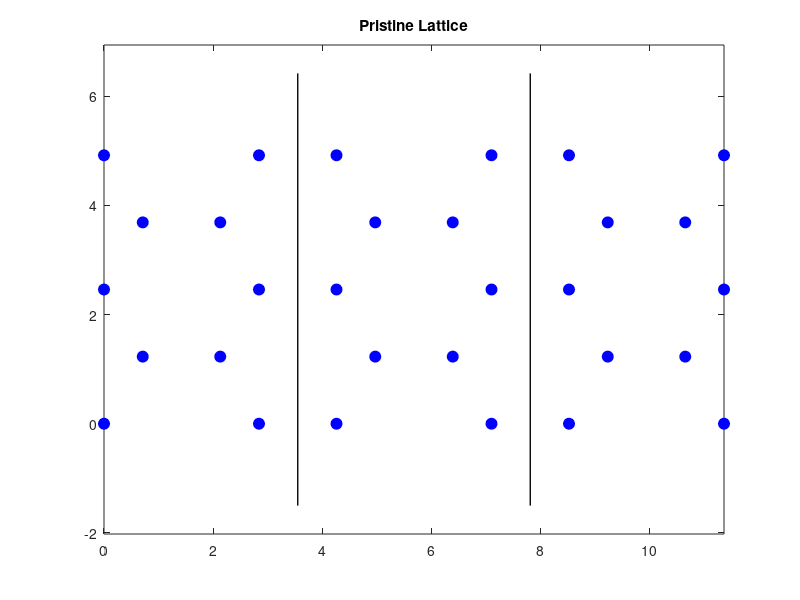
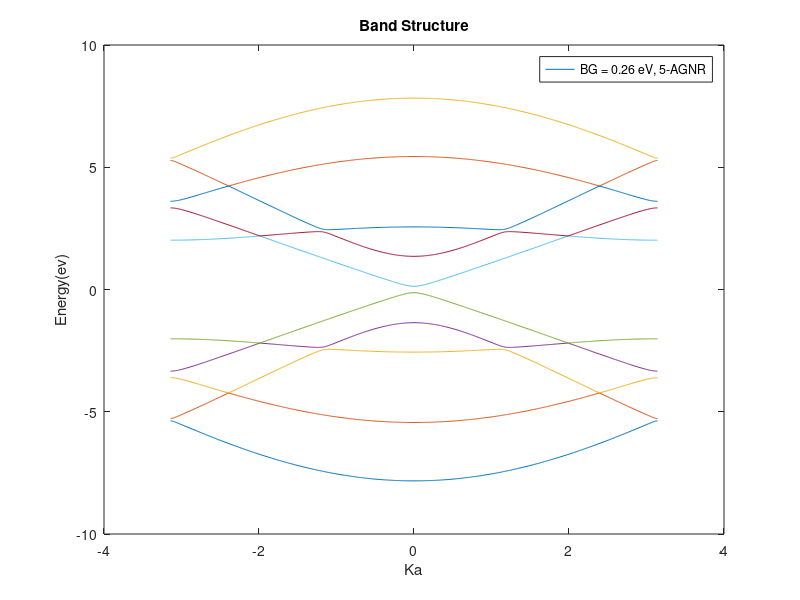

MATLAB code to generate these figures, in order:
clc;
fprintf('\t\t\tARMCHAIR GRAPHENE NANORIBBON (E-K Diagram)\n\n\n');

n = input('Enter number of atoms in each ring of AGNR: ');  % Number of atoms at each ring of AGNR
N_Ring_Unit = 2;     % Number of rings

N_Total_Plot = (n*N_Ring_Unit*3);    % Number of atoms
%Distances:
a0 = 1.42;      % Lattice Constant (in Angstrom)
d1=a0;          % First-neighbours distance = a0
d2=2.45951214;  % Second-neighbours distance = a0*sqrt(3)
d3=2.84;        % Third-neighbours distance = (2*a0)
mrg = 0.01;    % Margin
% Hopping Parameters
eps=0;       % On site potential for Carbon
t1=-2.65;       % First-neighbour interaction potential
t2=0;        % Second-neighbour interaction potential
t3=-0.27;           % Third-neighbour interaction potential
D_w = (n-1)*(a0*sqrt(3)/2);   % Ribbon width
Unit_L = N_Ring_Unit*1.5*a0;
fprintf('Ribbon Width = %.2f nm\n\n',D_w/10);
fprintf('Generating atoms sites...');
atom_x=zeros(1,N_Total_Plot);     % X site of atoms
atom_y=zeros(1,N_Total_Plot);     % Y site of atoms
if mod(n,2) == 0
    for j=1:(N_Ring_Unit/2)*3
        for i=1:n/2
            atom_x(2*(i-1)+1 +(j-1)*2*n)=0 + (j-1)*d1*3;       atom_x(2*i +(j-1)*2*n)=d1/2 + (j-1)*d1*3;
            atom_y(2*(i-1)+1 +(j-1)*2*n)=(i-1)*d1*sqrt(3);     atom_y(2*i +(j-1)*2*n)=(i-.5)*d1*sqrt(3);
            
            atom_x(2*(i-1)+1 +n +(j-1)*2*n)=d1*2 + (j-1)*d1*3;    atom_x(2*i +n +(j-1)*2*n)=d1*1.5 + (j-1)*d1*3;
            atom_y(2*(i-1)+1 +n +(j-1)*2*n)=(i-1)*d1*sqrt(3);     atom_y(2*i +n +(j-1)*2*n)=(i-.5)*d1*sqrt(3);
        end
    end
else
    for j=1:(N_Ring_Unit/2)*3
        for i=1:n/2
            atom_x(2*(i-1)+1 +(j-1)*2*n)=0 + (j-1)*d1*3;       atom_x(2*i +(j-1)*2*n)=d1/2 + (j-1)*d1*3;
            atom_y(2*(i-1)+1 +(j-1)*2*n)=(i-1)*d1*sqrt(3);     atom_y(2*i +(j-1)*2*n)=(i-.5)*d1*sqrt(3);
            
            atom_x(2*(i-1)+1 +n +(j-1)*2*n)=d1*2 + (j-1)*d1*3;    atom_x(2*i +n +(j-1)*2*n)=d1*1.5 + (j-1)*d1*3;
            atom_y(2*(i-1)+1 +n +(j-1)*2*n)=(i-1)*d1*sqrt(3);     atom_y(2*i +n +(j-1)*2*n)=(i-.5)*d1*sqrt(3);
        end
        
        atom_x(n +(j-1)*2*n)=0 + (j-1)*d1*3;
        atom_y(n +(j-1)*2*n)=(floor(n/2))*d1*sqrt(3);
        
        atom_x(2*n +(j-1)*2*n)=d1*2 + (j-1)*d1*3;
        atom_y(2*n +(j-1)*2*n)=(floor(n/2))*d1*sqrt(3);
    end
end
%Plotting atoms
for i=1:N_Total_Plot
    plot(atom_x(i),atom_y(i),'o','MarkerSize',8,'MarkerEdgeColor','b','MarkerFaceColor',[0,0,1]);hold on;
    axis equal;
end
title('Pristine Lattice');
%Plot borders of unit cells
line([(Unit_L - 0.5*d1) (Unit_L - 0.5*d1)],[-1.5 (D_w+1.5)],'Color','k','LineWidth',1);
line([(2*Unit_L - 0.5*d1) (2*Unit_L - 0.5*d1)],[-1.5 (D_w+1.5)],'Color','k','LineWidth',1);
fprintf('\t\t\t-> Done!\n\n');
fprintf('Making Hamiltonians...');
N_Unit = n*N_Ring_Unit; % The number of atoms in each unit cell
atom_x0 = zeros(1,N_Unit);
atom_y0 = zeros(1,N_Unit);
atom_xl = zeros(1,N_Unit);
atom_yl = zeros(1,N_Unit);
atom_xr = zeros(1,N_Unit);
atom_yr = zeros(1,N_Unit);
H0=zeros(N_Unit,N_Unit);
HL=zeros(N_Unit,N_Unit);
HR=zeros(N_Unit,N_Unit);
% Fill left, middle and right unit cells
for i=1:N_Unit
    atom_xl(i)=atom_x(i);
    atom_yl(i)=atom_y(i);
end
for i=1:N_Unit
    atom_x0(i)=atom_x(i+N_Unit);
    atom_y0(i)=atom_y(i+N_Unit);
end
for i=1:N_Unit
    atom_xr(i)=atom_x(i+2*N_Unit);
    atom_yr(i)=atom_y(i+2*N_Unit);
end
%H0
for j=1:N_Unit
    for i=1:N_Unit
        
        distance = sqrt( (atom_x0(j)-atom_x0(i))^2 + (atom_y0(j)-atom_y0(i))^2 );
        
        if  distance < mrg
            H0(j,i) = eps;
            
        elseif (d1-mrg<distance) && (distance<d1+mrg)
            H0(j,i) = t1;
            
        elseif (d2-mrg<distance) && (distance<d2+mrg)
            H0(j,i) = t2;
            
        elseif (d3-mrg<distance) && (distance<d3+mrg)
            H0(j,i) = t3;
            
        else
            H0(j,i) = 0;
        end
    end
end
%HL
for j=1:N_Unit
    for i=1:N_Unit
        
        distance = sqrt( (atom_x0(j)-atom_xl(i))^2 + (atom_y0(j)-atom_yl(i))^2 );
        
        if  distance < mrg
            HL(j,i) = eps;
            
        elseif (d1-mrg<distance) && (distance<d1+mrg)
            HL(j,i) = t1;
            
        elseif (d2-mrg<distance) && (distance<d2+mrg)
            HL(j,i) = t2;
            
        elseif (d3-mrg<distance) && (distance<d3+mrg)
            HL(j,i) = t3;
            
        else
            HL(j,i) = 0;
        end
    end
end
%HR
for j=1:N_Unit
    for i=1:N_Unit
        
        distance = sqrt( (atom_x0(j)-atom_xr(i))^2 + (atom_y0(j)-atom_yr(i))^2 );
        
        if  distance < mrg
            HR(j,i) = eps;
            
        elseif (d1-mrg<distance) && (distance<d1+mrg)
            HR(j,i) = t1;
            
        elseif (d2-mrg<distance) && (distance<d2+mrg)
            HR(j,i) = t2;
            
        elseif (d3-mrg<distance) && (distance<d3+mrg)
            HR(j,i) = t3;
            
        else
            HR(j,i) = 0;
        end
    end
end
fprintf('\t\t\t> Done!\n\n');
disp=[];
p=1;
for ka=-pi:2*pi/500:pi
    HK=H0+HR*exp(1i*ka)+HL*exp(-1i*ka); %Combine matrices to make Hamiltonian
    ee=eig(HK);
    disp=[disp,ee];
    
    for j=1:length(ee)
        if ee(j)>eps
            g(p)=ee(j);
            p=p+1;
        end
    end
end
%Band Gap
GAP=2*(min(g)-eps); if GAP< 1e-2 GAP=0; end
%Plot E-K diagram
figure();
plot(-pi:2*pi/500:pi,disp);
title('Band Structure');
xlabel('Ka');
ylabel('Energy(ev)');
string = sprintf('BG = %.2f eV, %d-AGNR',GAP,n);
legend(string);
fprintf('\t\t> done, Pristine Band Gap = %.2f eV\n\n',GAP);
fprintf('\n\n> Done!\n\n');
fprintf('\n\n\nSimulation Is Complete');